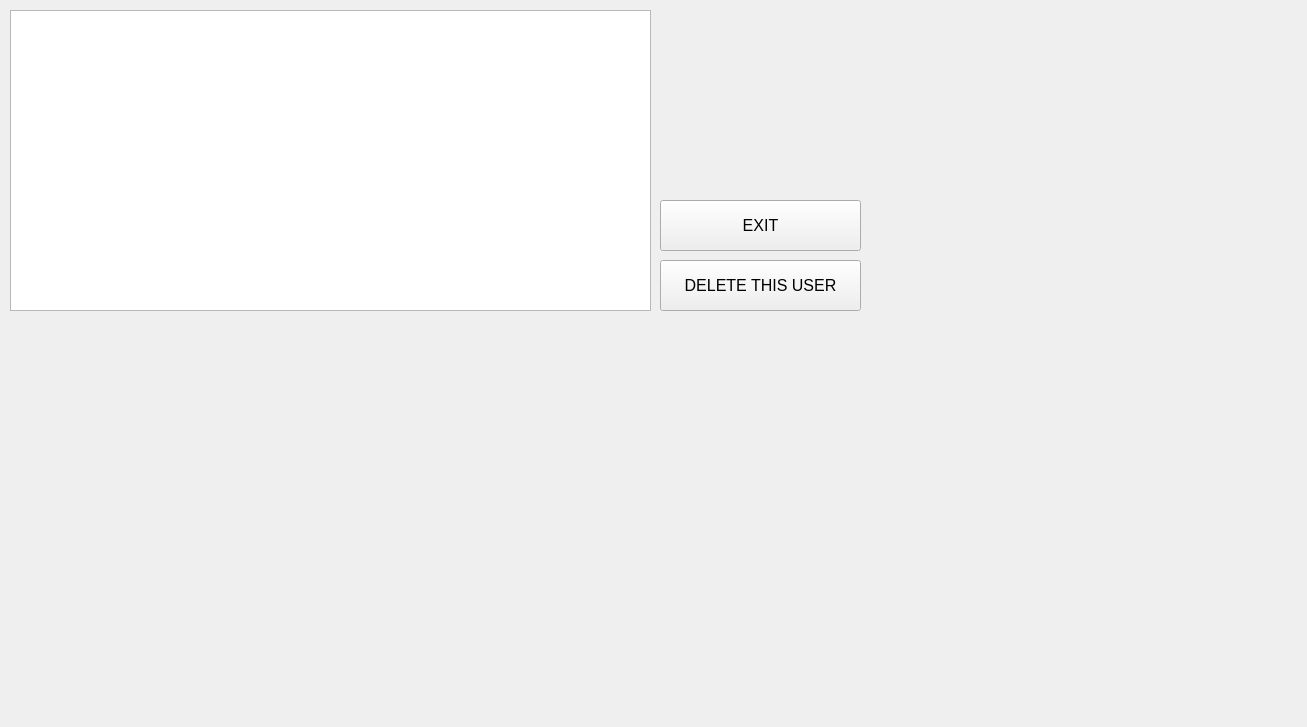
<?xml version="1.0" encoding="UTF-8"?>
<ui version="4.0">
 <class>TournamentWindow</class>
 <widget class="QWidget" name="TournamentWindow">
  <property name="geometry">
   <rect>
    <x>0</x>
    <y>0</y>
    <width>1307</width>
    <height>727</height>
   </rect>
  </property>
  <property name="windowTitle">
   <string>Form</string>
  </property>
  <widget class="QPushButton" name="delete_this_user_btn">
   <property name="geometry">
    <rect>
     <x>660</x>
     <y>260</y>
     <width>201</width>
     <height>51</height>
    </rect>
   </property>
   <property name="font">
    <font>
     <pointsize>12</pointsize>
    </font>
   </property>
   <property name="text">
    <string>DELETE THIS USER</string>
   </property>
  </widget>
  <widget class="QPushButton" name="exit_btn">
   <property name="geometry">
    <rect>
     <x>660</x>
     <y>200</y>
     <width>201</width>
     <height>51</height>
    </rect>
   </property>
   <property name="font">
    <font>
     <pointsize>12</pointsize>
    </font>
   </property>
   <property name="text">
    <string>EXIT</string>
   </property>
  </widget>
  <widget class="QTableView" name="tournaments_tableView">
   <property name="geometry">
    <rect>
     <x>10</x>
     <y>10</y>
     <width>641</width>
     <height>301</height>
    </rect>
   </property>
  </widget>
 </widget>
 <resources/>
 <connections/>
</ui>
